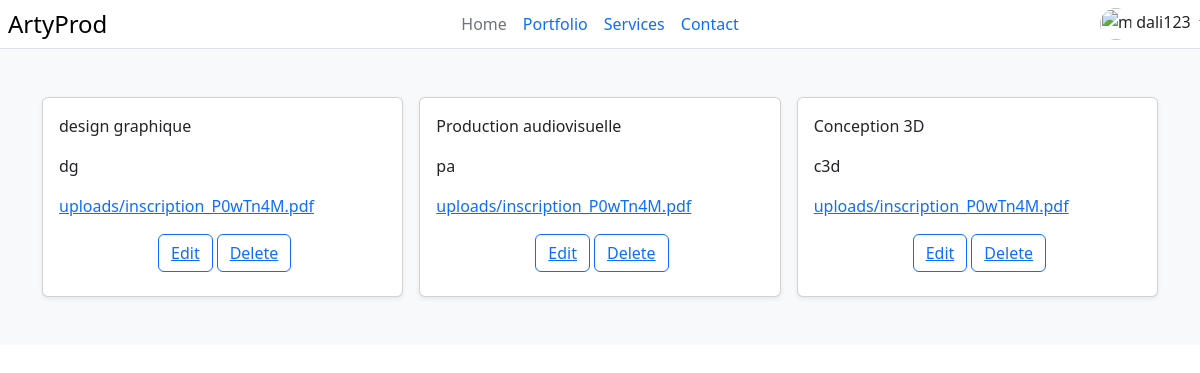
The page /ArtyProd/servicelist/ (signed in) on the database its author committed.
### ArtyProd/models.py (models this page shows, shortened)
class CustomUser(AbstractUser):
    USER_TYPE_CHOICES = [
        ('personnel', 'Personnel'),
        ('client', 'Client'),
    ]
    user_type = models.CharField(
        max_length=20,
        choices=USER_TYPE_CHOICES,
        default='client',
    )
    groups = models.ManyToManyField(
        'auth.Group',
        related_name='custom_users',
        blank=True,
        help_text='The groups this user belongs to. A user will get all permissions granted to each of their groups.',
        verbose_name='groups',
    )
    user_permissions = models.ManyToManyField(
        'auth.Permission',
        related_name='custom_users',
        blank=True,
        help_text='Specific permissions for this user.',
        verbose_name='user permissions',
    )

class Service(models.Model):
    types=[
        ('dg','Design Graphique'),
        ('pa','Production Audiovisuelle'),
        ('c3d','Conception 3D')
    ]
    description=models.CharField(max_length=255)
    type=models.CharField(max_length=255,choices=types,default='dg')
    details=models.ForeignKey(Detail,on_delete=models.CASCADE)

class Detail(models.Model):
    fichier=models.FileField(upload_to='uploads/',max_length=255)#mediRoot

### ArtyProd/views.py (the view)
# urls.py: path('servicelist/',views.ServiceList),
@login_required
def ServiceList(request):
    list=Service.objects.all()
    return render( request,'ArtyProd/servicelist.html',{'list':list})

### ArtyProd/templates/ArtyProd/servicelist.html (shortened to what this page needs)
{% extends 'acceuil.html' %}
{% block content %}
{% load bootstrap5 %}
{% bootstrap_css %}
<form method='POST' class="post-form">
<div class="album py-5 bg-light">
  <div class="container">
    <div class="row row-cols-1 row-cols-sm-2 row-cols-md-3 g-3">
      {% for s in list %}
      <div class="col ">
        <div class="card shadow-sm">
          <div class="card-body">
               <p> {{s.description}} </p>
               <p>{{s.type}} </p>
               <object data="{{ s.details.fichier.url }}" type="{{ s.details.fichier.content_type }}" width="10%" height="50px">
                <p><a href="{{ s.details.fichier.url }}">{{s.details.fichier}}</a></p>
            </object>
            <div class="d-flex justify-content-center mb-2">
              <button type="button" class="btn btn-outline-primary ms-1"><a href="{% url 'service-edit' s.id %}">Edit</a></button>
              <button type="button" class="btn btn-outline-primary ms-1"><a href="{% url 'delete-service' s.pk %}">Delete</a></button>
            </div>
          </div>
        </div>
      </div>
      {% endfor %}
    </div>
  </div>
</div>
{% endblock %}

### ArtyProd/templates/acceuil.html (shortened to what this page needs)
{% load bootstrap5 %}
{% bootstrap_css %}
{% load bootstrap_icons %}
<div  style="background: transparent ;">
    <header class="d-flex flex-wrap align-items-center justify-content-center justify-content-md-between py-1 mb-6 border-bottom">
      <div class="col-md-1 mb-2 mb-md-0">
        <a href="{% url 'home' %}" class="d-flex align-items-center mb-3 mb-md-0 me-md-auto link-body-emphasis text-decoration-none">
            <span class="fs-4">ArtyProd</span>
          </a>
      </div>
      <ul class="nav col-12 col-md-auto mb-2 justify-content-center mb-md-0">
        <li><a href="{% url 'home' %}" class="nav-link px-2 link-secondary" >Home</a></li>
        <li><a href="#" class="nav-link px-2">Portfolio</a></li>
        <li><a href="#" class="nav-link px-2">Services</a></li>
        <li><a href="#" class="nav-link px-2">Contact</a></li>
      </ul>
      <div class="col-md-1 text-end" >
          {% if user.is_authenticated %}
          <div class="flex-shrink-0 dropdown" >
            <a href="#" class="d-block link-dark text-decoration-none dropdown-toggle" data-bs-toggle="dropdown" aria-expanded="false">
              <img src="https://github.com/mdo.png" alt="mdo" width="32" height="32" class="rounded-circle">
              {{user}}
            </a>
          </div>
          {% else %}
            <div class="d-flex align-items-center" style="margin-left: -100px;">
                <a class="nav-link" href="{% url 'login' %}">Connexion</a>
                <a class="nav-link" href="{% url 'register' %}">Inscription</a>
            </div>
          {% endif %}
      </div>
    </header>
  </div>
{% block content %}
{% endblock %}

### rows shown on the page
CustomUser: username "dali123"
Service: description "design graphique", type "dg", details.fichier "uploads/inscription_P0wTn4M.pdf"
Service: description "Production audiovisuelle", type "pa", details.fichier "uploads/inscription_P0wTn4M.pdf"
Service: description "Conception 3D", type "c3d", details.fichier "uploads/inscription_P0wTn4M.pdf"
